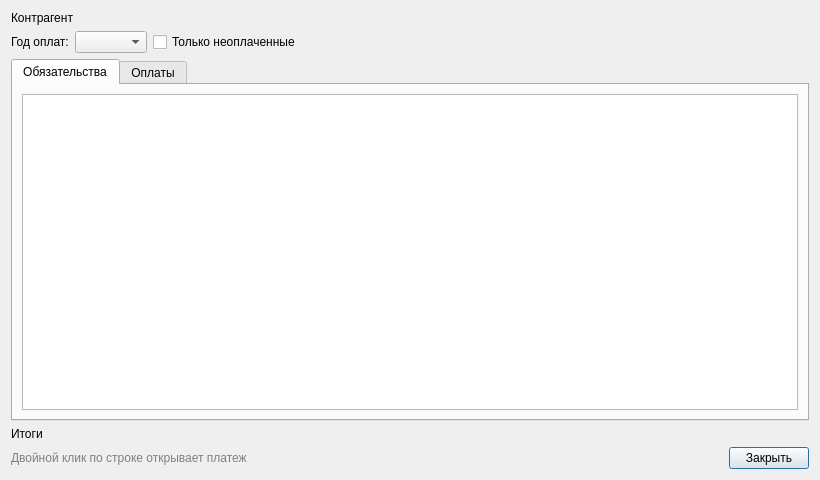
<?xml version="1.0" encoding="UTF-8"?>
<ui version="4.0">
 <class>ContractHistoryDialog</class>
 <widget class="QDialog" name="ContractHistoryDialog">
  <property name="geometry">
   <rect>
    <x>0</x>
    <y>0</y>
    <width>820</width>
    <height>480</height>
   </rect>
  </property>
  <property name="minimumSize">
   <size>
    <width>600</width>
    <height>360</height>
   </size>
  </property>
  <property name="windowTitle">
   <string>Платежи по договорам</string>
  </property>
  <layout class="QVBoxLayout" name="verticalLayout">
   <item>
    <widget class="QLabel" name="lbl_scope">
     <property name="text">
      <string>Контрагент</string>
     </property>
     <property name="wordWrap">
      <bool>true</bool>
     </property>
    </widget>
   </item>
   <item>
    <layout class="QHBoxLayout" name="horizontalLayout">
     <item>
      <widget class="QLabel" name="label_year">
       <property name="text">
        <string>Год оплат:</string>
       </property>
      </widget>
     </item>
     <item>
      <widget class="QComboBox" name="cmb_year">
       <property name="toolTip">
        <string>Год влияет на вкладку «Оплаты» и на сумму «Оплачено за год»</string>
       </property>
      </widget>
     </item>
     <item>
      <widget class="QCheckBox" name="chb_only_unpaid">
       <property name="toolTip">
        <string>Относится к вкладке «Обязательства»</string>
       </property>
       <property name="text">
        <string>Только неоплаченные</string>
       </property>
      </widget>
     </item>
     <item>
      <spacer name="horizontalSpacer">
       <property name="orientation">
        <enum>Qt::Orientation::Horizontal</enum>
       </property>
       <property name="sizeHint" stdset="0">
        <size>
         <width>40</width>
         <height>20</height>
        </size>
       </property>
      </spacer>
     </item>
    </layout>
   </item>
   <item>
    <widget class="QTabWidget" name="tw_history">
     <property name="currentIndex">
      <number>0</number>
     </property>
     <widget class="QWidget" name="tab_obligations">
      <attribute name="title">
       <string>Обязательства</string>
      </attribute>
      <layout class="QVBoxLayout" name="verticalLayout_2">
       <item>
        <widget class="QTableWidget" name="tbl_obligations">
         <property name="editTriggers">
          <set>QAbstractItemView::EditTrigger::NoEditTriggers</set>
         </property>
         <property name="selectionBehavior">
          <enum>QAbstractItemView::SelectionBehavior::SelectRows</enum>
         </property>
         <property name="selectionMode">
          <enum>QAbstractItemView::SelectionMode::SingleSelection</enum>
         </property>
         <attribute name="verticalHeaderVisible">
          <bool>false</bool>
         </attribute>
        </widget>
       </item>
      </layout>
     </widget>
     <widget class="QWidget" name="tab_payments">
      <attribute name="title">
       <string>Оплаты</string>
      </attribute>
      <layout class="QVBoxLayout" name="verticalLayout_3">
       <item>
        <widget class="QTableWidget" name="tbl_payments">
         <property name="editTriggers">
          <set>QAbstractItemView::EditTrigger::NoEditTriggers</set>
         </property>
         <property name="selectionBehavior">
          <enum>QAbstractItemView::SelectionBehavior::SelectRows</enum>
         </property>
         <property name="selectionMode">
          <enum>QAbstractItemView::SelectionMode::SingleSelection</enum>
         </property>
         <attribute name="verticalHeaderVisible">
          <bool>false</bool>
         </attribute>
        </widget>
       </item>
      </layout>
     </widget>
    </widget>
   </item>
   <item>
    <widget class="QLabel" name="lbl_summary">
     <property name="text">
      <string>Итоги</string>
     </property>
     <property name="wordWrap">
      <bool>true</bool>
     </property>
    </widget>
   </item>
   <item>
    <layout class="QHBoxLayout" name="horizontalLayout_2">
     <item>
      <widget class="QLabel" name="lbl_hint">
       <property name="styleSheet">
        <string notr="true">color: gray</string>
       </property>
       <property name="text">
        <string>Двойной клик по строке открывает платеж</string>
       </property>
      </widget>
     </item>
     <item>
      <spacer name="horizontalSpacer_2">
       <property name="orientation">
        <enum>Qt::Orientation::Horizontal</enum>
       </property>
       <property name="sizeHint" stdset="0">
        <size>
         <width>40</width>
         <height>20</height>
        </size>
       </property>
      </spacer>
     </item>
     <item>
      <widget class="QPushButton" name="pb_close">
       <property name="text">
        <string>Закрыть</string>
       </property>
      </widget>
     </item>
    </layout>
   </item>
  </layout>
 </widget>
 <tabstops>
  <tabstop>cmb_year</tabstop>
  <tabstop>chb_only_unpaid</tabstop>
  <tabstop>tw_history</tabstop>
  <tabstop>tbl_obligations</tabstop>
  <tabstop>tbl_payments</tabstop>
  <tabstop>pb_close</tabstop>
 </tabstops>
 <resources/>
 <connections/>
</ui>
